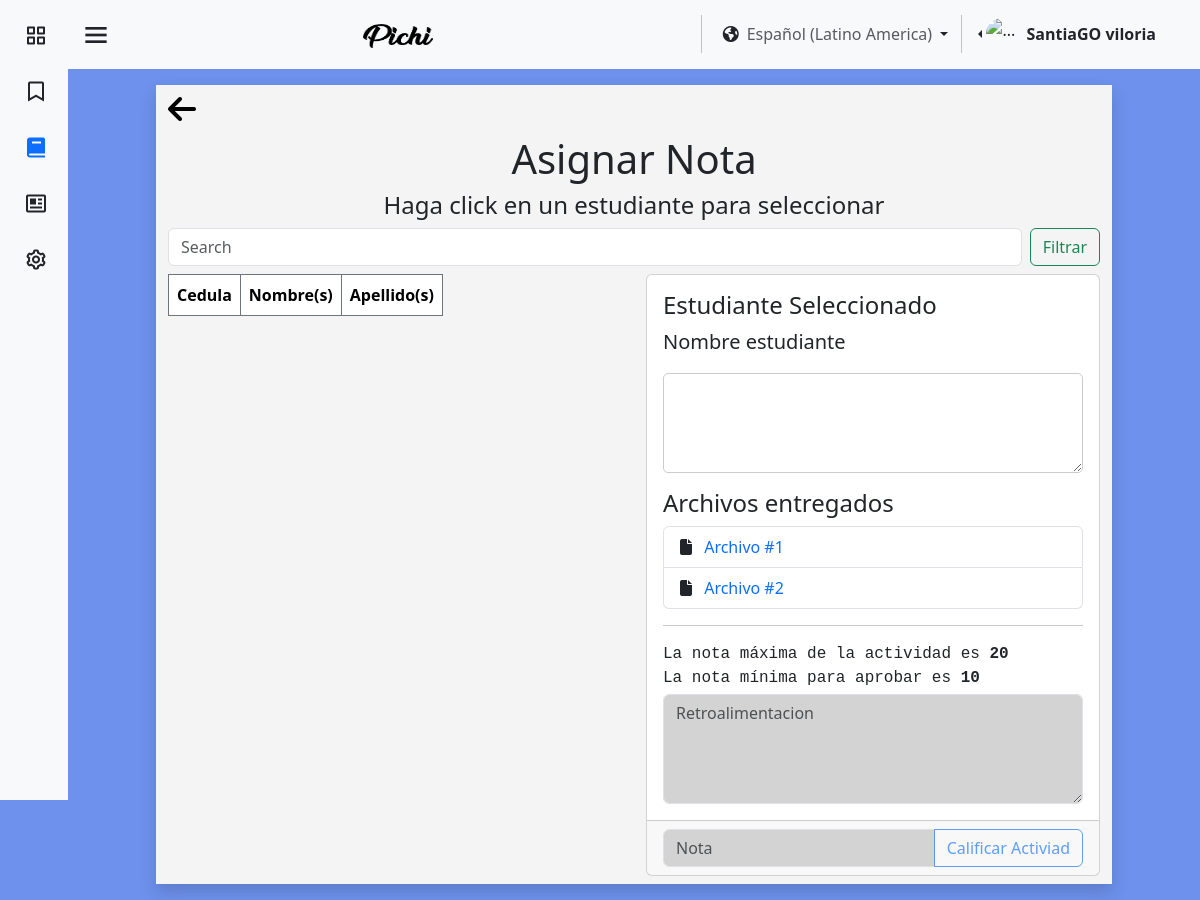
Page /pages/es/asignarNota.php?id_act=6&id_cur=Cur_URBE_01 (signed in) on the committed database.
### tables this page shows
CREATE TABLE `usuario` (
  `id_user` int(11) NOT NULL,
  `identificacion_user` varchar(11) NOT NULL,
  `nombre_user` varchar(25) NOT NULL,
  `apellido_user` varchar(25) NOT NULL,
  `correo_user` varchar(45) NOT NULL,
  `contrasena_user` varchar(16) NOT NULL,
  `direccion_user` varchar(80) NOT NULL,
  `numero_user` varchar(15) NOT NULL,
  `fecha_nacimiento_user` datetime NOT NULL,
  `Active_online` tinyint(1) NOT NULL,
  `sexo_user` varchar(15) NOT NULL,
  `Empresa_id_empresa` int(11) DEFAULT NULL,
  `rol` tinyint(1) NOT NULL,
  `img_perfil` varchar(255) NOT NULL
);

CREATE TABLE `actividades` (
  `idActividades` int(11) NOT NULL,
  `Titulo` varchar(45) NOT NULL,
  `ContenidoAcitividad` text NOT NULL,
  `archivosPrincipal` varchar(255) NOT NULL,
  `fechaInicio` timestamp(6) NOT NULL DEFAULT current_timestamp(6) ON UPDATE current_timestamp(6),
  `fechaCulminacion` timestamp(6) NULL DEFAULT NULL,
  `fechaNotificacion` timestamp(6) NULL DEFAULT NULL,
  `pesoArchivo` float NOT NULL,
  `notaMaxima` float NOT NULL,
  `notaMinima` float NOT NULL,
  `visible` tinyint(1) NOT NULL,
  `activarPorcentaje` tinyint(1) NOT NULL,
  `Porcentaje` int(3) DEFAULT NULL,
  `archivosAdicional` varchar(255) DEFAULT NULL,
  `idCurso_id_cur` varchar(100) NOT NULL
);

### pages/es/asignarNota.php (the view, shortened to what this page needs)
<?php
require "../../assests/php/LoginBD.php";
if (isset($_SESSION['id_user'])) {
    $usuarios1 = $_SESSION['id_user'];
    $conexion1 = mysqli_query($mysqli, "SELECT Empresa_id_empresa, rol, nombre_user, apellido_user FROM usuario WHERE id_user = '$usuarios1'");
    if (mysqli_num_rows($conexion1) > 0) {
        $datos = mysqli_fetch_assoc($conexion1);
        $nombreUsuario = $datos['nombre_user'];
        $rol = $datos['rol'];
        $apellidoUsuario = $datos['apellido_user'];
    }
}
if (isset($_GET['id_cur']) && isset($_GET['id_act'])) {
    $id_curso_seleccionado = $_GET['id_cur'];
    $id_act_seleccionado = $_GET['id_act'];
    $consultaActividad = mysqli_query($mysqli, "SELECT notaMaxima, notaMinima FROM actividades WHERE idActividades = '$id_act_seleccionado'");
    if (mysqli_num_rows($consultaActividad) > 0) {
        $datosActividad = mysqli_fetch_assoc($consultaActividad);
    }
}
?>
<!DOCTYPE html>
<html lang="en">
<head>
    <link href="https://cdn.jsdelivr.net/npm/bootstrap@5.3.3/dist/css/bootstrap.min.css" rel="stylesheet"
 />
    <link href="https://unpkg.com/boxicons@2.1.4/css/boxicons.min.css" rel="stylesheet" />
    <link rel="stylesheet" href="https://cdnjs.cloudflare.com/ajax/libs/font-awesome/6.5.1/css/all.min.css"
 />
    <link rel="stylesheet" href="../../assests/css/colorPallete.css" />
    <link rel="stylesheet" href="../../assests/css/viewUser.css" />
    <link rel="stylesheet" href="../../assests/css/sidebar.css" />
    <link rel="stylesheet" href="https://cdnjs.cloudflare.com/ajax/libs/font-awesome/6.1.2/css/all.min.css">
</head>
<body class="bg-pastel" id="body-pd">
    <header id="header">
        <nav class="navbar bg-body-tertiary">
            <div class="container-fluid">
                <div class="header_toggle">
                    <i class="bx bx-menu" id="header-toggle"></i>
                </div>
                <a class="navbar-brand" href="../../index.html">
                    <img src="../../assests/img/text-1710023184778.png" alt="Bootstrap" width="70" height="24" />
                </a>
                <div class="d-flex flex-wrap justify-content-end">
                    <div class="nav-item dropdown">
                        <button class="btn dropdown-toggle" data-bs-toggle="dropdown" aria-expanded="false" href="#">
                            <span class="fa-solid fa-earth-americas"></span><a class="ms-2 text-body-secondary"
                                href="#">Español (Latino America)</a>
                        </button>
                    </div>
                    <div class="btn-group dropstart me-4 pe-2">
                        <a href="#" class="d-flex align-items-center link-dark text-decoration-none dropdown-toggle"
                            id="dropdownUser2" data-bs-toggle="dropdown" aria-expanded="false">
                            <img src="https://github.com/PichiGod.png" alt="..." width="32" height="32"
                                class="rounded-circle me-2" />
                            <strong><?php echo $nombreUsuario . " " . $apellidoUsuario; ?></strong>
                        </a>
                    </div>
                </div>
            </div>
        </nav>
    </header>
    <div class="l-navbar bg-body-tertiary" id="nav-bar">
        <nav class="nav">
            <div class="nav_list">
                <a href="Inicio.php" class="nav_link link-dark">
                    <i class="bx bx-grid-alt nav_icon"></i>
                </a>
                <a href="tutorial.php" class="nav_link link-dark">
                    <i class='bx bx-bookmark nav_icon'></i>
                </a>
                <a href="cursos.php" class="nav_link active">
                    <i class="bx bxs-book nav_icon"></i>
                </a>
                <a href="verCalif.php" class="nav_link link-dark">
                    <i class="bx bx-news nav_icon"></i>
                </a>
                <?php if ($rol != 0) { ?>
                    <a href="MenuAdmin.php" class="nav_link link-dark">
                        <i class="bx bx-cog nav_icon"></i>
                    </a>
                <?php }
                ; ?>
            </div>
        </nav>
    </div>
    <section>
        <div class="container-fluid bg-blanco my-3 pb-2 shadow">
            <a
                href="verActividad.php?id_act=<?php echo $id_act_seleccionado; ?>&id_cur=<?php echo $id_curso_seleccionado; ?>"><i
                    class="fa-solid mt-2 fa-arrow-left" style="font-size:2rem;color:black;"></i></a>
            <h1 class="text-center pt-2">Asignar Nota</h1>
            <h4 class="text-center fw-light">Haga click en un estudiante para seleccionar</h4>
            <form class="d-flex" role="search">
                <input class="form-control me-2" id="searchInput" type="search" placeholder="Search"
                    aria-label="Search">
                <button class="btn btn-outline-success" type="submit">Filtrar</button>
            </form>
            <div class="row mt-2 d-flex">
                <div class="col-md col-sm col-lg-6 mb-2">
                    <table style="height: 400px;" class="table overflow-auto table-bordered border-secondary ">
                        <thead>
                            <tr>
                                <th scope="col">Cedula</th>
                                <th scope="col">Nombre(s)</th>
                                <th scope="col">Apellido(s)</th>
                            </tr>
                        </thead>
                    </table>
                </div>
                <div class="col-lg-6 col-md col-sm">
                    <div class="card">
                        <div class="card-body">
                            <h4 class="card-title">Estudiante Seleccionado</h4>
                            <p class="card-text fs-5" id="userName">Nombre estudiante</p>
                            <p class="paragraph-as-textarea" rows="3" name="" id="mensaje" disabled>
                            </p>
                            <h4 class="card-title">Archivos entregados</h4>
                            <ul id="ul" class="list-group">
                                <li id="li1" class="list-group-item">
                                    <i class="fa-solid fa-file"></i> <a class="ms-2" id="file" href="#">Archivo #1</a>
                                </li>
                                <li id="li2" class="list-group-item">
                                    <i class="fa-solid fa-file"></i> <a class="ms-2" id="aFile" href="#">Archivo #2</a>
                                </li>
                            </ul>
                            <form action="" autocomplete="off">
                                <hr>
                                <p class="card-text font-monospace m-0">La nota máxima de la actividad es
                                    <strong><?php echo $datosActividad['notaMaxima']; ?></strong> <br>
                                    La nota mínima para aprobar es
                                    <strong><?php echo $datosActividad['notaMinima']; ?></strong>
                                </p>
                                <textarea tabindex="-1" rows="4" class="form-control mt-1 disable" id="retro"
                                    placeholder="Retroalimentacion"></textarea>
                        </div>
                        <div class="card-footer">
                            <div class="input-group ">
                                <input id="calif" tabindex="-1" type="number" class="form-control disable"
                                    placeholder="Nota" aria-label="Nota" aria-describedby="basic-addon2">
                                <button id="btn-calif" tabindex="-1" type="button"
                                    onclick="submitData(document.getElementById('contador').value);"
                                    class="btn btn-outline-primary disabled">
                                    Calificar Activiad
                                </button>
                            </div>
                        </div>
                    </div>
                </div>
            </div>
        </div>
    </section>
</body>
</html>

### assests/css/colorPallete.css (style rules this page uses)
.bg-pastel { background-color: #527ce9d6; }
.bg-blanco { background-color: #F4F4F4; }

### assests/css/sidebar.css (style rules this page uses)
:root { --z-fixed: 100; --nav-width: 68px; --header-height: 3rem; }
body { transition: 0.5s; }
a { text-decoration: none; }
.header_toggle { justify-content: center; margin-top: 0.3rem; font-size: 2rem; cursor: pointer; }
.l-navbar { position: fixed; top: 0; left: -30%; width: var(--nav-width); height: 100vh; transition: 0.5s; z-index: var(--z-fixed); }
.nav { height: 100%; display: flex; flex-direction: column; justify-content: space-between; overflow: hidden; }
.nav_logo, .nav_link { display: grid; grid-template-columns: max-content max-content; align-items: center; column-gap: 1rem; padding: 0.5rem 0 0.5rem 1.5rem; }
.nav_link { position: relative; margin-bottom: 1rem; transition: 0.3s; }
.nav_icon { font-size: 1.5rem; }
section { margin-right: 2rem; margin-left: 2rem; }
.active::before { content: ""; position: absolute; left: 0; width: 2px; height: 32px; }
@media screen and (min-width: 768px) { body { margin: 0 0 0 0; padding-left: calc(var(--nav-width)); } }
@media screen and (min-width: 768px) { .l-navbar { left: 0; padding: 1rem 1rem 0 0; } }
@media (min-width: 576px) { section { margin-right: 5.5rem; margin-left: 5.5rem; } }

### pages/es/asignarNota.php (style rules this page uses)
.table { width: 100%; display: block; white-space: nowrap; }
.disable { pointer-events: none; background-color: lightgrey; }
.paragraph-as-textarea { padding: 10px; border: 1px solid #ccc; border-radius: 5px; width: 100%; height: 100px; resize: vertical; overflow-y: auto; font-family: Arial, sans-serif; font-size: 14px; }

### rows in the picture
usuario: nombre_user "SantiaGO", apellido_user "viloria"
actividades: notaMaxima "20", notaMinima "10"
